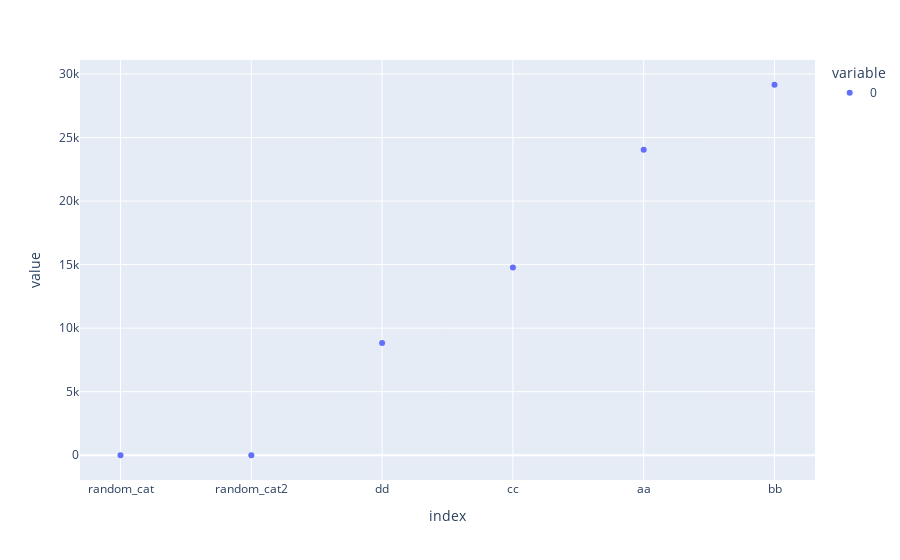

Notebook source saved alongside this figure:
### Code cell
nifty_data.iloc[:,2:].mean().sort_values().plot(kind='scatter') # выявление кластеров

### Figure 1 — Plotly figure (JSON) as saved in the notebook; plotly's stock layout.template omitted (floating-point values rounded to 4 significant figures)
{"data": [{"hovertemplate": "variable=0<br>index=%{x}<br>value=%{y}<extra></extra>", "legendgroup": "0", "marker": {"color": "#636efa", "symbol": "circle"}, "mode": "markers", "name": "0", "orientation": "v", "showlegend": true, "type": "scatter", "x": ["random_cat", "random_cat2", "dd", "cc", "aa", "bb"], "xaxis": "x", "y": [1.937, 2.063, 8823.0, 14770.0, 24030.0, 29150.0], "yaxis": "y"}], "layout": {"legend": {"title": {"text": "variable"}, "tracegroupgap": 0}, "margin": {"t": 60}, "xaxis": {"anchor": "y", "domain": [0, 1], "title": {"text": "index"}}, "yaxis": {"anchor": "x", "domain": [0, 1], "title": {"text": "value"}}}}
